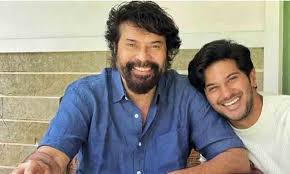
#> input picture Face_Detection/images (1).jpg, 290 x 174 px
$ jupyter execute file1.ipynb
#> lines starting #> are read from the running program, lines starting #| are printed output that depends on the picture
[cell 1]
import cv2
import matplotlib.pyplot as plt

[cell 2]
img = cv2.imread("images (1).jpg")
#> img is the input picture: shape (174, 290, 3); mean B, G, R 136.6, 143.5, 147.2
plt.imshow(img)

[cell 3]
conv_img = cv2.cvtColor(img,cv2.COLOR_BGR2RGB)
plt.imshow(conv_img)

[cell 4]
face_data=cv2.CascadeClassifier('haarcascade_frontalface_default.xml')
face_data

To detect face

[cell 5]
face=face_data.detectMultiScale(conv_img)#,minNeighbors = 5)
#> face = [[112, 22, 62, 62], [197, 63, 52, 52]]
face
#> Out = [[112, 22, 62, 62], [197, 63, 52, 52]]

To draw rectangle: only left top is only available:

[cell 6]
#rectangle:
for x,y,w,h in face:
    cv2.rectangle(conv_img,(x,y),(x+w,y+h),(255,0,0),3)
#> this loop made 2 passes
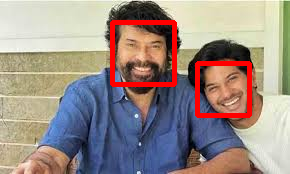
#> conv_img: shape (174, 290, 3); mean R, G, B 155.2, 140.4, 133.6


$ run again, with Face_Detection/group.jpg copied over Face_Detection/images (1).jpg
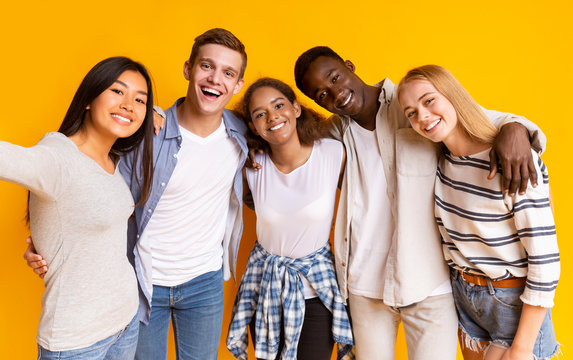
#> input picture Face_Detection/group.jpg, 573 x 360 px
#> img is the input picture: shape (360, 573, 3); mean B, G, R 104.9, 162.4, 198.6
#> face = [[280, 317, 24, 24], [184, 43, 68, 68], [98, 74, 61, 61], [243, 89, 58, 58], [406, 73, 67, 67]]
#> Out has the same summary as face
#> the loop `for x,y,w,h in face:` made 5 passes
#> after the loop `for x,y,w,h in face:`:
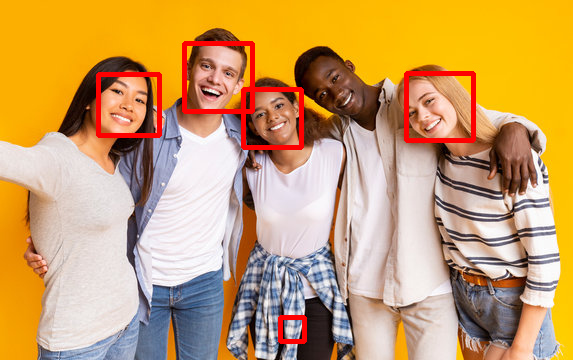
#> conv_img: shape (360, 573, 3); mean R, G, B 201.3, 159.7, 103.6

$ run again, with Face_Detection/group1.jpg copied over Face_Detection/images (1).jpg
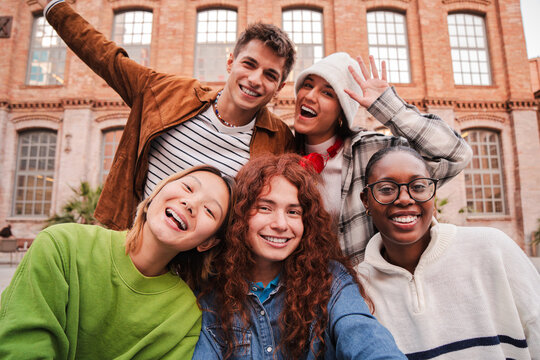
#> input picture Face_Detection/group1.jpg, 540 x 360 px
#> img is the input picture: shape (360, 540, 3); mean B, G, R 114.1, 132.7, 161.6
#> face = [[243, 183, 70, 70], [366, 160, 69, 69]]
#> the loop `for x,y,w,h in face:` made 2 passes
#> after the loop `for x,y,w,h in face:`:
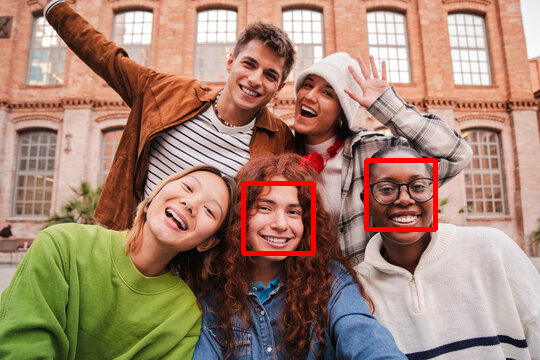
#> conv_img: shape (360, 540, 3); mean R, G, B 163.5, 131.6, 113.1

$ run again, with Face_Detection/group3.jpg copied over Face_Detection/images (1).jpg
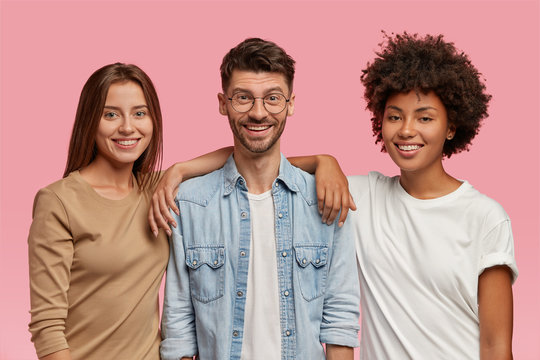
#> input picture Face_Detection/group3.jpg, 540 x 360 px
#> img is the input picture: shape (360, 540, 3); mean B, G, R 144.3, 148.9, 192.6
#> face = [[91, 87, 70, 70], [371, 87, 76, 76], [218, 66, 80, 80]]
#> Out has the same summary as face
#> the loop `for x,y,w,h in face:` made 3 passes
#> after the loop `for x,y,w,h in face:`:
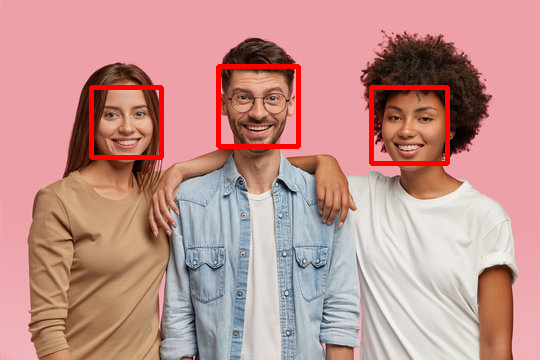
#> conv_img: shape (360, 540, 3); mean R, G, B 195.2, 146.8, 142.4
